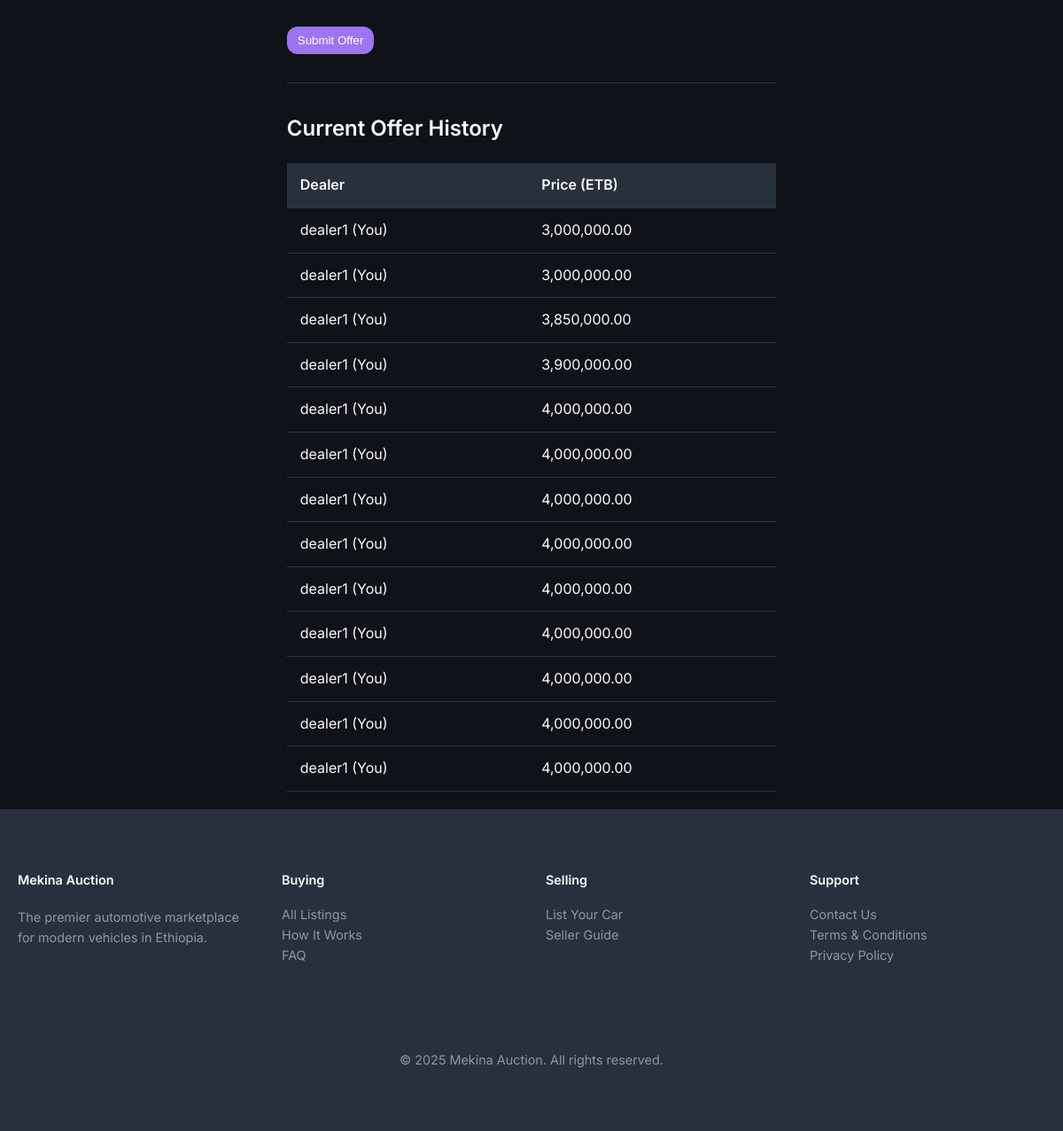
Page /dealer/request/14/bid (signed in, lower part) on the earlier database version.
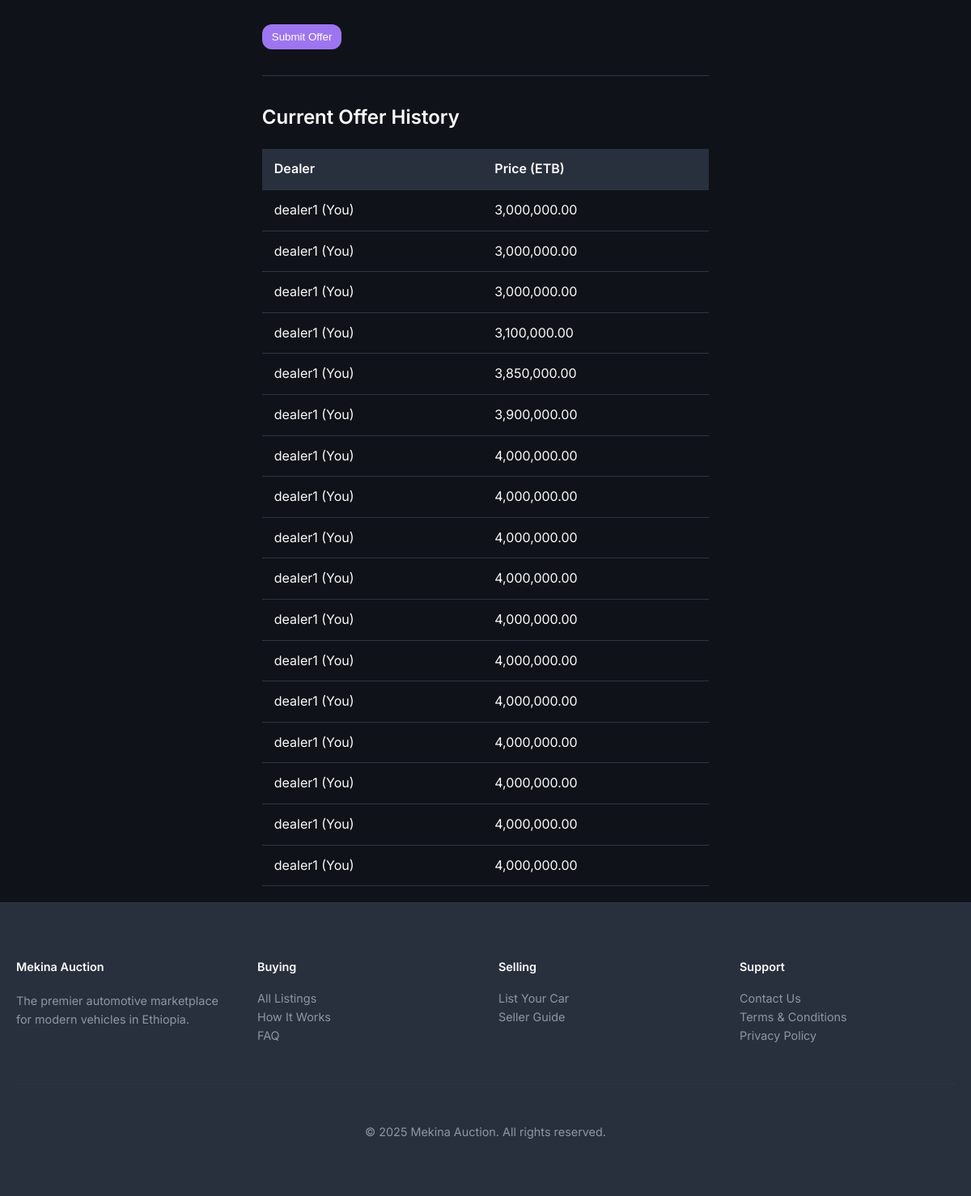
Same page on the later database version.
### models/dealer_bid.py (models this page shows, shortened)
class DealerBid(db.Model):
    id = db.Column(db.Integer, primary_key=True)
    price = db.Column(db.Float, nullable=False)
    timestamp = db.Column(db.DateTime, index=True, default=datetime.utcnow)
    status = db.Column(db.String(20), nullable=False, default='pending') # e.g., pending, accepted, rejected
    make = db.Column(db.String(64), nullable=False)
    model = db.Column(db.String(64), nullable=False)
    availability = db.Column(db.String(50), nullable=False)
    car_year = db.Column(db.Integer, nullable=False)
    mileage = db.Column(db.Integer, nullable=False)
    condition = db.Column(db.String(50), nullable=False)
    extras = db.Column(db.Text, nullable=True)
    valid_until = db.Column(db.Date, nullable=False)
    message = db.Column(db.Text, nullable=True)
    dealer_id = db.Column(db.Integer, db.ForeignKey('user.id'), nullable=False)
    request_id = db.Column(db.Integer, db.ForeignKey('car_requests.id'), nullable=False)
    deal = db.relationship('Deal', backref='accepted_bid', uselist=False, foreign_keys='Deal.accepted_bid_id')

### models/user.py (models this page shows, shortened)
class User(UserMixin, db.Model):
    id = db.Column(db.Integer, primary_key=True)
    username = db.Column(db.String(64), index=True, unique=True, nullable=False)
    email = db.Column(db.String(120), index=True, unique=True, nullable=False)
    phone_number = db.Column(db.String(20), nullable=True)
    password_hash = db.Column(db.String(128))
    is_admin = db.Column(db.Boolean, default=False)
    is_dealer = db.Column(db.Boolean, default=False)
    is_rental_company = db.Column(db.Boolean, default=False)
    points = db.Column(db.Integer, nullable=False, default=5) # Points for dealers to bid
    cars = db.relationship('Car', backref='owner', lazy='dynamic')
    bids = db.relationship('Bid', backref='bidder', lazy='dynamic')
    dealer_bids = db.relationship('DealerBid', backref='dealer', lazy='dynamic')
    car_requests = db.relationship('CarRequest', backref='customer', lazy='dynamic')

### routes/dealer.py (the view, shortened to what this page needs)
@dealer_bp.route('/request/<int:request_id>/bid', methods=['GET', 'POST'])
@login_required
@dealer_required
def place_bid(request_id):
    car_request = CarRequest.query.get_or_404(request_id)
    existing_bids = car_request.dealer_bids.order_by(DealerBid.price.asc()).all()
    form = DealerBidForm()
    return render_template('place_dealer_bid.html', form=form, car_request=car_request, bids=existing_bids)

### routes/dealer.py (shortened to what this page needs)
class DealerBidForm(FlaskForm):
    price = FloatField('Offer Price (ETB)', validators=[DataRequired(), NumberRange(min=1)])
    make = StringField('Car Make', validators=[DataRequired()])
    model = StringField('Car Model', validators=[DataRequired()])
    car_year = IntegerField('Car Year', validators=[DataRequired(), NumberRange(min=1900, max=datetime.now().year + 1)])
    condition = SelectField('Condition', choices=[('New', 'New'), ('Used', 'Used')], validators=[DataRequired()])
    mileage = IntegerField('Mileage (km)', validators=[Optional(), NumberRange(min=0)])
    availability = SelectField('Availability', choices=[('In Stock', 'In Stock'), ('Available on Order', 'Available on Order')], validators=[DataRequired()])
    valid_until = DateField('Offer Valid Until', format='%Y-%m-%d', validators=[DataRequired()])
    extras = TextAreaField('Extras (e.g., free service, floor mats)', validators=[Optional(), Length(max=500)])
    message = TextAreaField('Message to Customer (Optional)', validators=[Optional(), Length(max=1000)])
    submit = SubmitField('Submit Offer')

### routes/dealer.py (called while the page is built)
def dealer_required(f):
    @wraps(f)
    def decorated_function(*args, **kwargs):
        if not current_user.is_authenticated or not (current_user.is_dealer or current_user.is_admin):
            from flask import abort
            abort(403) # Forbidden
        return f(*args, **kwargs)
    return decorated_function

### templates/place_dealer_bid.html (shortened to what this page needs)
{% extends "base.html" %}
{% block content %}
    <form method="POST" action="">
        <div class="form-group">
        </div>
        {{ form.submit(class='btn approve') }}
    </form>
    {% if bids %}
    <hr>
    <h2>Current Offer History</h2>
    <table>
        <thead>
            <tr>
                <th>Dealer</th>
                <th>Price (ETB)</th>
            </tr>
        </thead>
        <tbody>
            {% for bid in bids %}
            <tr>
                <td>{{ bid.dealer.username }} {% if bid.dealer_id == current_user.id %}(You){% endif %}</td>
                <td>{{ '{:,.2f}'.format(bid.price) }}</td>
            {% endfor %}
        </tbody>
    </table>
    {% endif %}
{% endblock %}

### templates/base.html (shortened to what this page needs)
<!DOCTYPE html>
<html lang="en">
<head>
    <link rel="stylesheet" href="{{ url_for('static', filename='css/style.css') }}">
</head>
<body>
    <main class="container">
        {% block content %}{% endblock %}
    </main>
    <footer class="site-footer">
        <div class="container">
            <div class="footer-grid">
                <div class="footer-brand">
                    <h4>Mekina Auction</h4>
                    <p>
                        The premier automotive marketplace for modern vehicles in Ethiopia.
                    </p>
                </div>
                <div class="footer-links">
                    <h4>Buying</h4>
                    <ul>
                        <li><a href="{{ url_for('main.all_listings') }}">All Listings</a></li>
                        <li><a href="{{ url_for('main.how_it_works') }}">How It Works</a></li>
                        <li><a href="#">FAQ</a></li>
                    </ul>
                </div>
                <div class="footer-links">
                    <h4>Selling</h4>
                    <ul>
                        <li><a href="{{ url_for('seller.submit_car') }}">List Your Car</a></li>
                        <li><a href="#">Seller Guide</a></li>
                    </ul>
                </div>
                <div class="footer-links">
                    <h4>Support</h4>
                    <ul>
                        <li><a href="#">Contact Us</a></li>
                        <li><a href="#">Terms & Conditions</a></li>
                        <li><a href="#">Privacy Policy</a></li>
                    </ul>
                </div>
            </div>
            <div class="footer-bottom">
                <p>&copy; {{ now.year }} Mekina Auction. All rights reserved.</p>
            </div>
        </div>
    </footer>
</body>
</html>

### static/css/style.css (style rules this page uses)
:root { --background: 220 25% 8%; --foreground: 0 0% 98%; --card: 220 20% 13%; --card-foreground: 0 0% 95%; --popover: 220 20% 13%; --popover-foreground: 0 0% 95%; --primary: 38 92% 50%; --primary-foreground: 220 70% 12%; --secondary: 220 20% 20%; --secondary-foreground: 0 0% 95%; --muted: 220 20% 18%; --muted-foreground: 220 10% 60%; --accent: 260 80% 70%; --accent-foreground: 0 0% 100%; --destructive: 0 62.8% 30.6%; --destructive-foreground: 0 0% 100%; --border: 220 20% 22%; --input: 220 20% 20%; --ring: 260 80% 70%; --radius: 0.75rem; --success: 142 76% 36%; --warning: 38 92% 50%; --info: 220 20% 18%; --gradient-primary: linear-gradient(135deg, hsl(220 20% 12%), hsl(220 20% 18%)); --gradient-accent: linear-gradient(135deg, hsl(260 80% 70%), hsl(260 70% 60%)); --shadow-card: 0 4px 6px -1px hsl(0 0% 0% / 0.3), 0 2px 4px -1px hsl(0 0% 0% / 0.2); --shadow-elevated: 0 10px 15px -3px hsl(0 0% 0% / 0.3), 0 4px 6px -2px hsl(0 0% 0% / 0.2); }
body { font-family: 'Inter', sans-serif; background-color: hsl(var(--background)); color: hsl(var(--foreground)); margin: 0; line-height: 1.6; display: flex; flex-direction: column; min-height: 100vh; padding-top: 53px; }
.container { max-width: 1200px; margin: 0 auto 20px auto; padding: 0 20px; }
h1, h2, h3, h4, h5, h6 { font-weight: 600; }
main { flex-grow: 1; }
a { color: hsl(var(--accent)); text-decoration: none; }
hr { border: none; border-top: 1px solid hsl(var(--border)); margin: 2rem 0; }
.form-group { margin-bottom: 1.5rem; }
table { width: 100%; border-collapse: collapse; margin-top: 20px; }
th, td { padding: 12px 15px; text-align: left; border-bottom: 1px solid hsl(var(--border)); }
thead th { background-color: hsl(var(--secondary)); font-weight: 600; }
.site-footer { background-color: hsl(var(--secondary)); border-top: 1px solid hsl(var(--border)); padding: 3rem 0; font-size: 0.9rem; }
.footer-grid { display: grid; grid-template-columns: repeat(4, 1fr); gap: 2rem; }
.footer-brand p { color: hsl(var(--muted-foreground)); margin-top: 1rem; }
.footer-links h4 { margin-bottom: 1rem; font-weight: 600; }
.footer-links ul { list-style: none; padding: 0; margin: 0; space-y: 0.5rem; }
.footer-links a { color: hsl(var(--muted-foreground)); }
.footer-bottom { margin-top: 3rem; padding-top: 2rem; border-top: 1px solid hsl(var(--border)); text-align: center; color: hsl(var(--muted-foreground)); }
.btn, .button-group button, .button-group a { border: none; padding: 8px 12px; border-radius: var(--radius); cursor: pointer; font-weight: 500; text-decoration: none; display: inline-block; text-align: center; }
.btn.approve, .button-group .approve { background-color: hsl(var(--accent)); color: hsl(var(--accent-foreground)); }

Differences in the rows shown:
added DealerBid: dealer.username "dealer1", shows "(You)", price "3,000,000.00"
added DealerBid: dealer.username "dealer1", shows "(You)", price "3,100,000.00"
added DealerBid: dealer.username "dealer1", shows "(You)", price "4,000,000.00"
added DealerBid: dealer.username "dealer1", shows "(You)", price "4,000,000.00"
